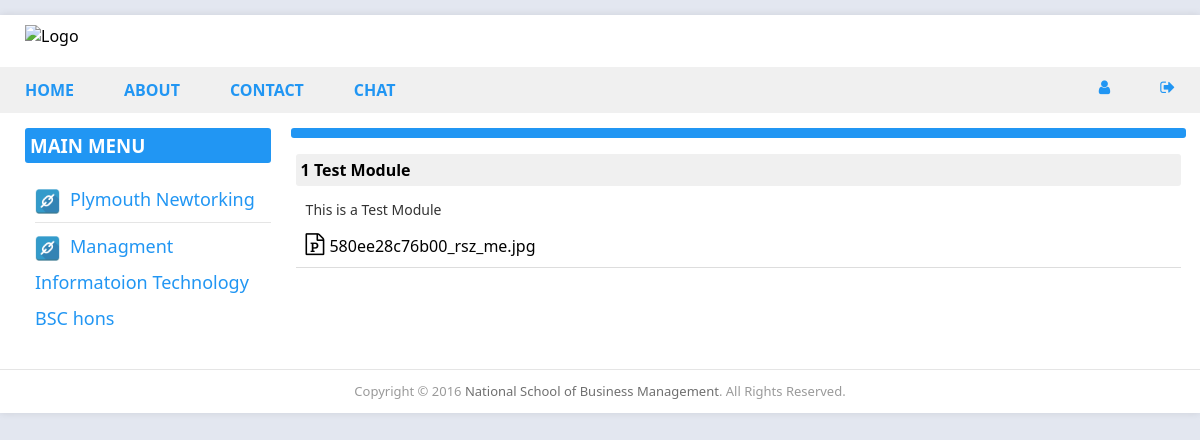
Screenshot of /content.php?id=4 (signed in) with the database file from the repository.
### tables this page shows
CREATE TABLE `course` (
  `id` int(11) NOT NULL,
  `faculty_id` int(11) NOT NULL,
  `name` varchar(250) NOT NULL,
  `date` datetime NOT NULL DEFAULT CURRENT_TIMESTAMP
);

CREATE TABLE `sub_module` (
  `id` int(11) NOT NULL,
  `module_id` int(11) NOT NULL,
  `name` varchar(250) NOT NULL,
  `description` text NOT NULL,
  `file` varchar(250) NOT NULL,
  `publish` int(11) NOT NULL DEFAULT '1',
  `public` int(11) NOT NULL DEFAULT '1',
  `date` datetime NOT NULL DEFAULT CURRENT_TIMESTAMP
);

### classes/Config.php (called while the page is built)
<?php
class Config {
  public static function get($path = null) {
    if ($path) {
      $config = $GLOBALS['config'];
      $path = explode('/', $path);
      foreach ($path as $value) {
        if(isset($config[$value])){
          $config = $config[$value];
        }
      }
      return $config;
    }
  }
}

### classes/DB.php (called while the page is built, shortened)
<?php
class DB
{
  private static $_instance = null;
  private $_pdo,
          $_query,
          $_error = false,
          $_results,
          $_resultslimit,
          $_count = 0;
  function __construct()
  {
    try {
      $this->_pdo = new PDO('mysql:host=' . Config::get('mysql/host') . ';dbname=' . Config::get('mysql/db'), Config::get('mysql/username'), Config::get('mysql/password'));
    } catch (PDOException $e) {
      die($e->getMessage());
    }
  }
  public static function getInstance() {
    if (!isset(self::$_instance)) {
      self::$_instance = new self();
    }
    return self::$_instance;
  }
  public function query($sql, $params = array()) {
    $this->_error = false;
    if ($this->_query = $this->_pdo->prepare($sql)) {
      $i = 1;
      if (count($params)) {
        foreach ($params as $param) {
          $this->_query->bindValue($i, $param);
          $i++;
        }
      }
      if($this->_query->execute()) {
          $this->_results = $this->_query->fetchAll(PDO::FETCH_OBJ);
          $this->_count = $this->_query->rowCount();
      }else {
        $this->_error = true;
      }
    }
    return $this;
  }
  private function action($action, $table, $where = array()) {
    if (count($where) === 3) {
      $operators = array('=', '>', '<', '>=', '<=', 'like', 'in');
      $field  = $where[0];
      $operator = $where[1];
      $value = $where[2];
      if (in_array($operator, $operators)) {
        $sql = "{$action} FROM {$table} WHERE {$field} {$operator} ?";
        if (!$this->query($sql, array($value))->error()) {
          return $this;
        }
      }
    }
    return false;
  }
  public function get($table, $where=array()) {
    return $this->action('SELECT *', $table, $where);
  }
  public function error() {
    return $this->_error;
  }
  public function count() {
    return $this->_count;
  }
  public function results() {
    return $this->_results;
  }
  public function first() {
    return $this->_results[0];
  }
  public function limitTo($rows) {
    $_resultslimits = array();
    if ($this->_count > $rows) {
      for ($i=0; $i < $rows; $i++) {
        $_resultslimits[$i] = $this->_results[$i];
      }
    }else {
      for ($i=0; $i < $this->_count; $i++) {
        $_resultslimits[$i] = $this->_results[$i];
      }
    }
    return $_resultslimits;
  }
}

### core/init.php (called while the page is built, shortened)
<?php
$db = DB::getInstance();

### classes/Input.php (called while the page is built, shortened)
<?php
class Input
{
	public static function get($item){
		if (isset($_POST[$item])) {
			return $_POST[$item];
		}elseif (isset($_GET[$item])) {
			return $_GET[$item];
		}
		return '';
	}
}

### content.php (the view, shortened to what this page needs)
<?php require_once 'student/header.php';
$id = (int) Input::get('id');
$data = $db->get('module', ['id', '=', $id])->first();
$subModule = $db->get('sub_module', ['module_id', '=', $data->id])->results();
?>
<div class="row">
	<div class="column column-3">
		<?php require_once 'student/sidebar.php' ?>
	</div>
	<div class="column column-9 main">
	 <h3 class="group-title blue-b capitalize">
	 </h3>
	 <section class="main">
	 <?php $i = 1; foreach ($subModule as $sub) : ?>
	   <div class="topic-group">
	   	<h4 class="topic-title">
			<?php echo $i . " " . $sub->name; ?>
	   	</h4>
	   		<p class="topic-des">
			<?php echo $sub->description; ?>
			</p>
	   		<div class="topic">
				<i class="fa fa-file-powerpoint-o" aria-hidden="true"></i><a href="download.php?id=<?php echo $sub->id; ?>"><?php echo $sub->file; ?></a>
				<br>
	   		</div>
		<?php $i++; endforeach; ?>
	 </section>
	</div>
</div>
<?php require_once 'student/footer.php' ?>

### student/sidebar.php
<aside class="sidebar">
	<h3 class="group-title blue-b">Main Menu</h3>
	<ul class="main-menu">
		<?php
			$course = $db->query("SELECT  * FROM course")->limitTo(5);
			foreach ($course as $c) :
		?>
			<li><img src="<?php echo ROOT . 'assets/images/menu-icon.png'; ?>"><a href="category.php?id=<?php   ?>"><?php echo $c->name; ?></a></li>
		<?php endforeach; ?>
	</ul>
</aside>

### assets/css/style.css (style rules this page uses)
html, body { margin: 0; font-family: 'Noto Sans', sans-serif; }
body { background-color: #E3E7F0; }
a { text-decoration: none; }
.main { margin-left: 5px; margin-right: 5px; }
.main i { font-size: 22px; }
.blue-b { background: #2196f3; color: white; }
.row, .column { box-sizing: border-box; }
.row:before, .row:after { content: " "; display: table; }
.row:after { clear: both; }
.column { position: relative; float: left; display: block; }
.column-3 { width: 23.8%; }
.column-9 { width: 74.6%; }
.row { margin-bottom: 10px; }
section { margin-bottom: 25px; }
.sidebar { padding-left: 25px; }
.sidebar { padding-left: 25px; padding-right: 15px; }
.group-title { margin-bottom: -5px; margin-top: 0; padding: 5px; border-radius: 3px; text-transform: uppercase; }
.capitalize { text-transform: capitalize; }
.main .group-title { border: 0px; }
.topic-group { border-bottom: 1px solid #ddd; }
.topic-title { background: #f0f0f0; padding: 5px; margin-bottom: 5px; border-radius: 3px; }
.topic-des { color: #333; font-size: 14px; margin-left: 10px; }
.topic { padding-left: 10px; margin-bottom: 10px; }
.topic a { color: black; }
.topic i { font-size: 22px; margin-right: 5px; }
.main-menu { list-style: none !important; }
.sidebar ul.main-menu { padding-left: 10px; line-height: 2em; margin-left: 0px; font-size: 18px; }
.sidebar ul.main-menu li { border-bottom: 1px solid rgba(0,0,0,.1); padding: 5px 0px; }
.sidebar ul.main-menu li:last-child { border-bottom: none; }
.sidebar ul.main-menu li img { vertical-align: middle; margin-right: 10px; opacity: 0.8; height: 25px; width: 25px; }
.sidebar ul.main-menu li a { color: #2196f3; cursor: pointer; }

### rows the page displays
course: name "Plymouth Newtorking"
course: name "Managment Informatoion Technology BSC hons"
sub_module: name "Test Module", description "This is a Test Module", file "580ee28c76b00_rsz_me.jpg"
